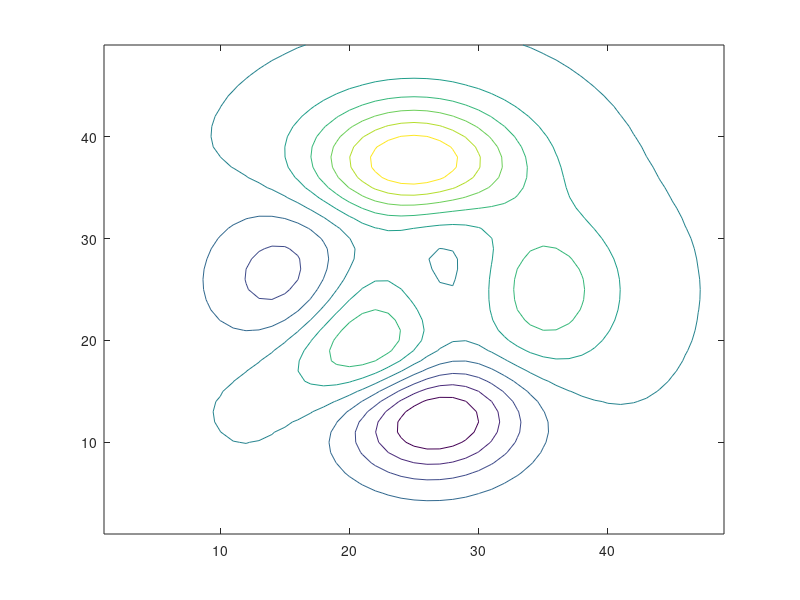

Write MATLAB code to recreate this figure. (Note: this script raises an error after producing the figure.)
%% |C2xyz| documentation
% |C2XYZ| converts a contour matrix (as returned by the |contour| function) into
% x, y, and corresponding z coordinates.
% 
% <CDT_Contents.html Back to Climate Data Tools Contents>.
%% Syntax
% 
%  [x,y] = C2xyz(C)
%  [x,y,z] = C2xyz(C)
% 
%% Description 
% 
% |[x,y] = C2xyz(C)| returns |x| and |y| cell arrays of coordinates of contours 
% in a contour matrix |C|.
% 
% |[x,y,z] = C2xyz(C)| also returns corresponding |z| values as double.   
% 
%% Example
% Given a contour plot, you want to know the (x,y) coordinates of the contours, 
% as well as the z value corresponding to each contour line. 

C = contour(peaks); 
[x,y,z] = C2xyz(C);

%% 
% This returns 1 x numberOfContourLines cells of x values and y values, and
% their corresponding z values are given in a 1 x numberOfContourLines
% array. Let's pick out all the x, y locations where z = 0, and make that
% contour line a heavy black line:

hold on; % Allows plotting atop the preexisting peaks plot. 

for n = find(z==0) % only loop through the z = 0 values. 
    plot(x{n},y{n},'k','linewidth',2)
end

%% 
% And let's make all the z = -2 lines red and dotted: 

for n = find(z==-2) % now loop through the z = -2 values. 
    plot(x{n},y{n},'r:','linewidth',2)
end

%% Author Info
% Created by Chad Greene, of the University of Texas Institute 
% for Geophysics, August 2013. Updated August 2014 for inclusion in 
% Antarctic Mapping Tools for Matlab (Greene et al., 2017), and updated again in 2019 for inclusion
% in the Climate Data Toolbox for Matlab. 